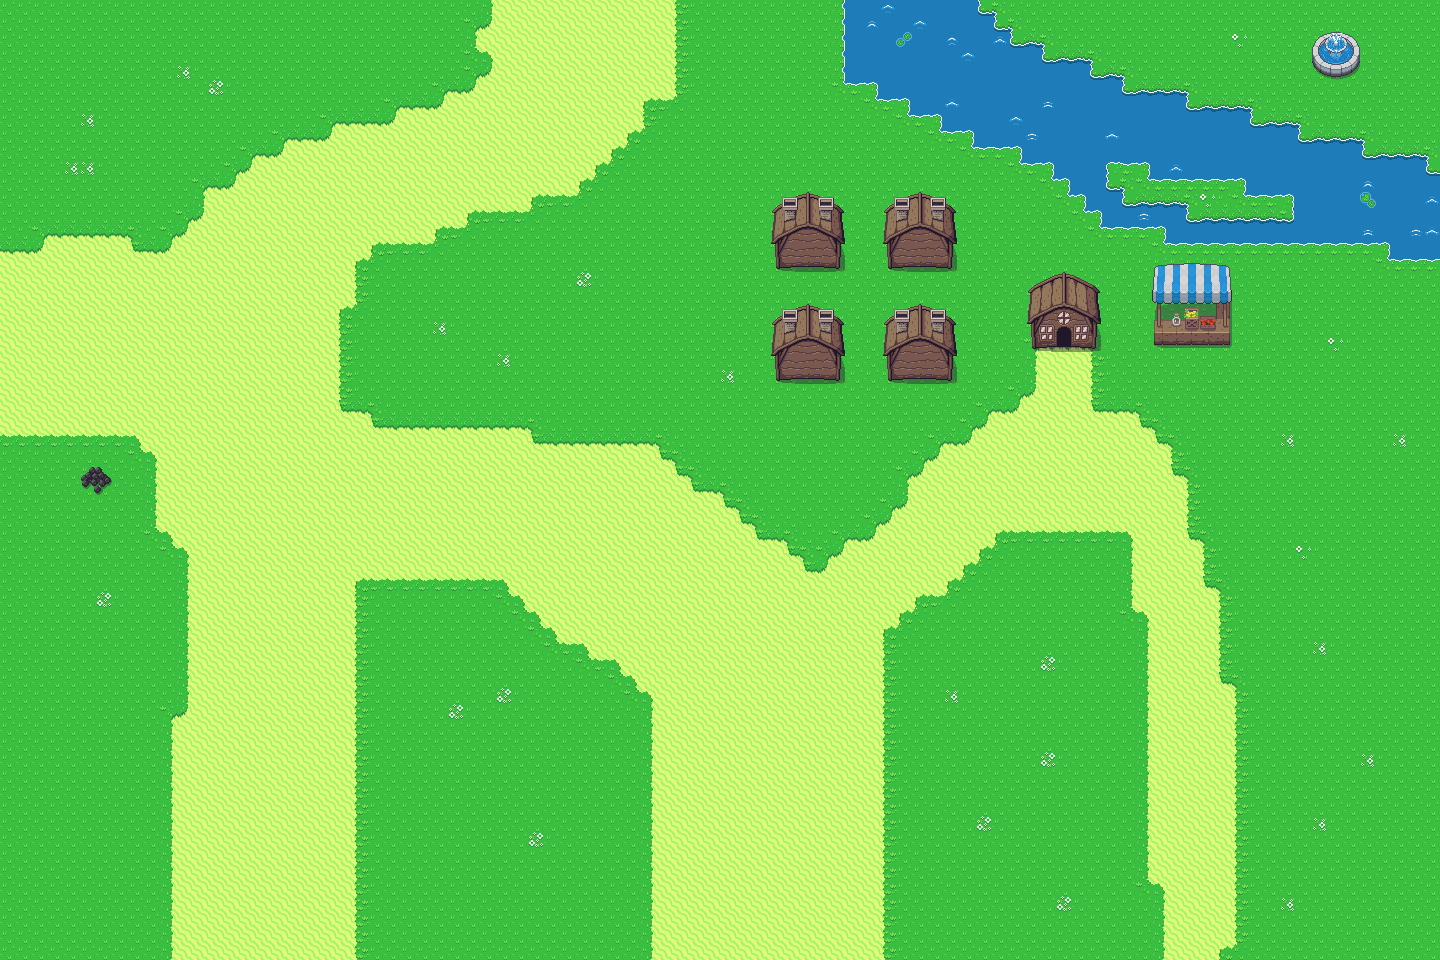

A 2D game scene composited from a Tiled map and its tileset images. What follows is a short description and the map's XML, with each tile layer's data collapsed to a summary:
An orthogonal 90x60 tile map with 16x16 px tiles, 2 tile layers (图块层 1, 图块层 2).

<map version="1.10" tiledversion="1.10.2" orientation="orthogonal" renderorder="right-down" width="90" height="60" tilewidth="16" tileheight="16" infinite="0" nextlayerid="3" nextobjectid="1">
 <tileset firstgid="1" source="Overworld.tsx" />
 <layer id="1" name="图块层 1" width="90" height="60">
  <data>[5400 cells, 5400 non-empty, 31 distinct tile ids]</data>
 </layer>
 <layer id="2" name="图块层 2" width="90" height="60">
  <data>[5400 cells, 198 non-empty, 98 distinct tile ids]</data>
 </layer>
</map>
